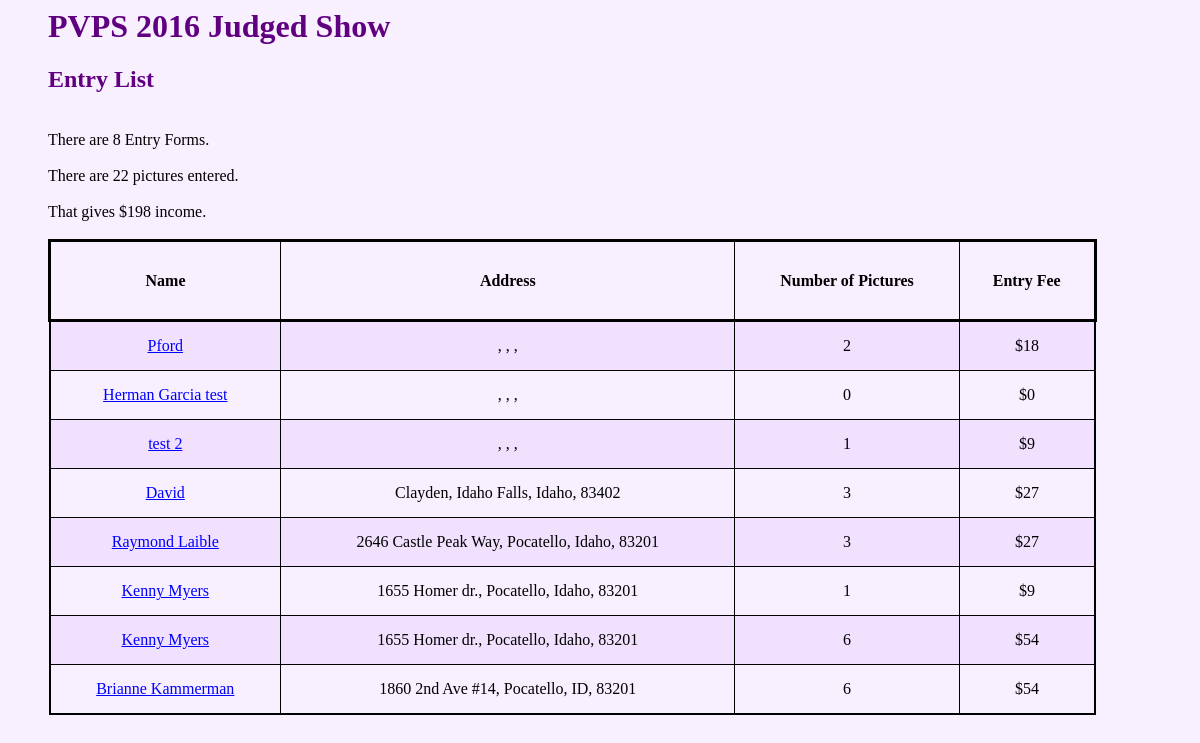
The app's page /show_2016/list_entries, older data.
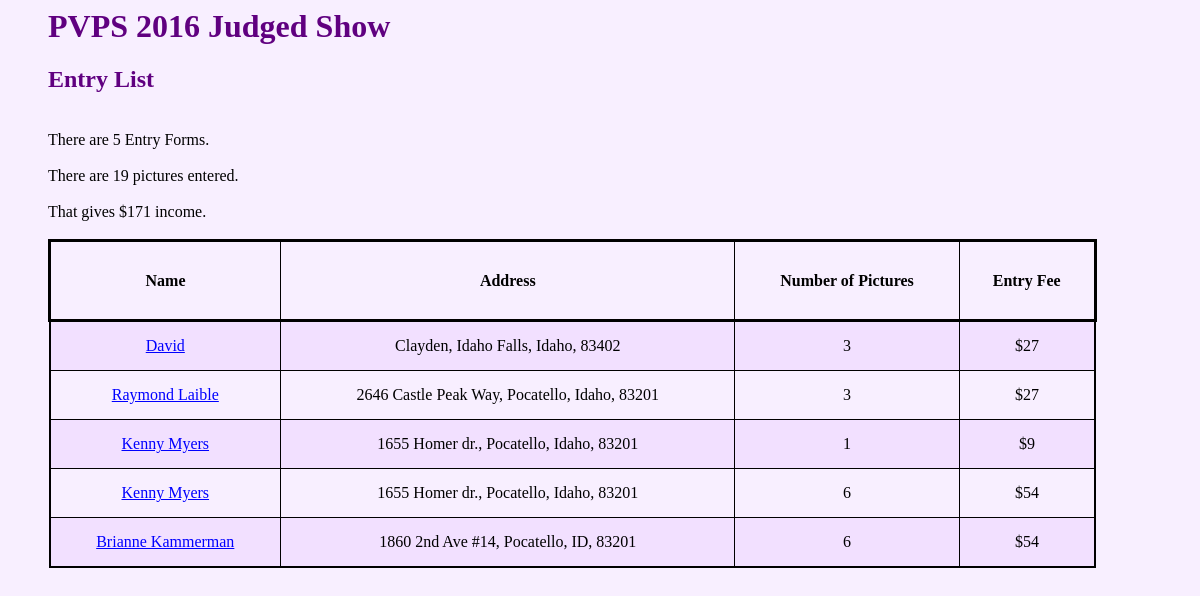
The same page, newer data.
### show_2016/models.py (models this page shows, shortened)
class Entries( models.Model):
    name = models.CharField( max_length=100 )
    address = models.CharField( max_length=100 )
    city = models.CharField( max_length=100 )
    state = models.CharField( max_length=100 )
    zip = models.CharField( max_length=100 )
    email = models.CharField( max_length=100 )
    phone = models.CharField( max_length=100 )
    pic1_title = models.CharField( max_length=100 )
    pic2_title = models.CharField( max_length=100 )
    pic3_title = models.CharField( max_length=100 )
    pic4_title = models.CharField( max_length=100 )
    pic5_title = models.CharField( max_length=100 )
    pic6_title = models.CharField( max_length=100 )
    pic7_title = models.CharField( max_length=100 )
    pic8_title = models.CharField( max_length=100 )
    pic1_category = models.CharField( max_length=50, default="" )
    pic2_category = models.CharField( max_length=50, default="" )
    pic3_category = models.CharField( max_length=50, default="" )
    pic4_category = models.CharField( max_length=50, default="" )
    pic5_category = models.CharField( max_length=50, default="" )
    pic6_category = models.CharField( max_length=50, default="" )
    pic7_category = models.CharField( max_length=50, default="" )
    pic8_category = models.CharField( max_length=50, default="" )
    pic1_price = models.CharField( max_length=30, default="")
    pic2_price = models.CharField( max_length=30, default="")
    pic3_price = models.CharField( max_length=30, default="")
    pic4_price = models.CharField( max_length=30, default="")
    pic5_price = models.CharField( max_length=30, default="")
    pic6_price = models.CharField( max_length=30, default="")
    pic7_price = models.CharField( max_length=30, default="")
    pic8_price = models.CharField( max_length=30, default="")
    date = models.DateTimeField( default=timezone.now() )
    def name_string( self):
        return self.name
    def address_string( self):
        msg = self.address + ', ' + self.city + ', '
        msg = msg + self.state + ', ' + self.zip
        return msg
    def num_pics( self):
        n = 0
        if ( len( self.pic1_title) > 1):
            n = n + 1
        if ( len( self.pic2_title) > 1):
            n = n + 1
        if ( len( self.pic3_title) > 1):
            n = n + 1
        if ( len( self.pic4_title) > 1):
            n = n + 1
        if ( len( self.pic5_title) > 1):
            n = n + 1
        if ( len( self.pic6_title) > 1):
            n = n + 1
        if ( len( self.pic7_title) > 1):
            n = n + 1
        if ( len( self.pic8_title) > 1):
            n = n + 1
        return n
    def entry_fee( self):
        return self.num_pics() * 9

### show_2016/views.py (the view)
def list_entries( request):
     all_entries = Entries.objects.all()
     totalentries = 0
     totalpics = 0
     income = 0
     for entry in all_entries:
          totalentries = totalentries + 1
          totalpics = totalpics + entry.num_pics()
          income = income + entry.entry_fee()
     context = { 'all_rows' : all_entries}
     context[ 'totalentries' ] = totalentries
     context[ 'totalpics' ] = totalpics
     context[ 'income' ] = income
     return render( request, 'show_2016/list_entries.html', context)

### show_2016/templates/show_2016/list_entries.html (shortened to what this page needs)
{% include 'show_2016/base_start.html' %}
<blockquote>
  <h1>PVPS 2016 Judged Show</h1>
  <h2>Entry List</h2>
  <br>
  There are {{ totalentries }} Entry Forms.<br><br>
  There are {{ totalpics }} pictures entered.<br><br>
  That gives ${{ income }} income.<br>
  <br>
{% if all_rows %}
    {% include 'show_2016/entries_table_start.html' %}
      {% for row in all_rows %}
        {% include 'show_2016/entries_table_one_row.html' %}
      {% endfor %}
    {% include 'show_2016/entries_table_finish.html' %}
{% else %}
  <p>
    There are no entries yet.<br>
  </p>
{% endif %}
</blockquote>

### show_2016/templates/show_2016/entries_table_one_row.html
    <tr class="list">
      <td class="list">
        <a href="detail/{{ row.id }}">{{ row.name_string }}</a>
      </td><td class="list">
        {{ row.address_string }}
      </td><td class="list">
        {{ row.num_pics }}
      </td><td class="list">
        ${{ row.entry_fee }}
      </td>
    </tr>

Row changes from the older to the newer data that the page shows:
removed Entries: name_string "Pford", address_string ", , ,", num_pics "2", entry_fee "18"
removed Entries: name_string "Herman Garcia test", address_string ", , ,", num_pics "0", entry_fee "0"
removed Entries: name_string "test 2", address_string ", , ,", num_pics "1", entry_fee "9"
Text that changed along with them:
{{ totalentries }}: "8" → "5"
{{ totalpics }}: "22" → "19"
{{ income }}: "198" → "171"
